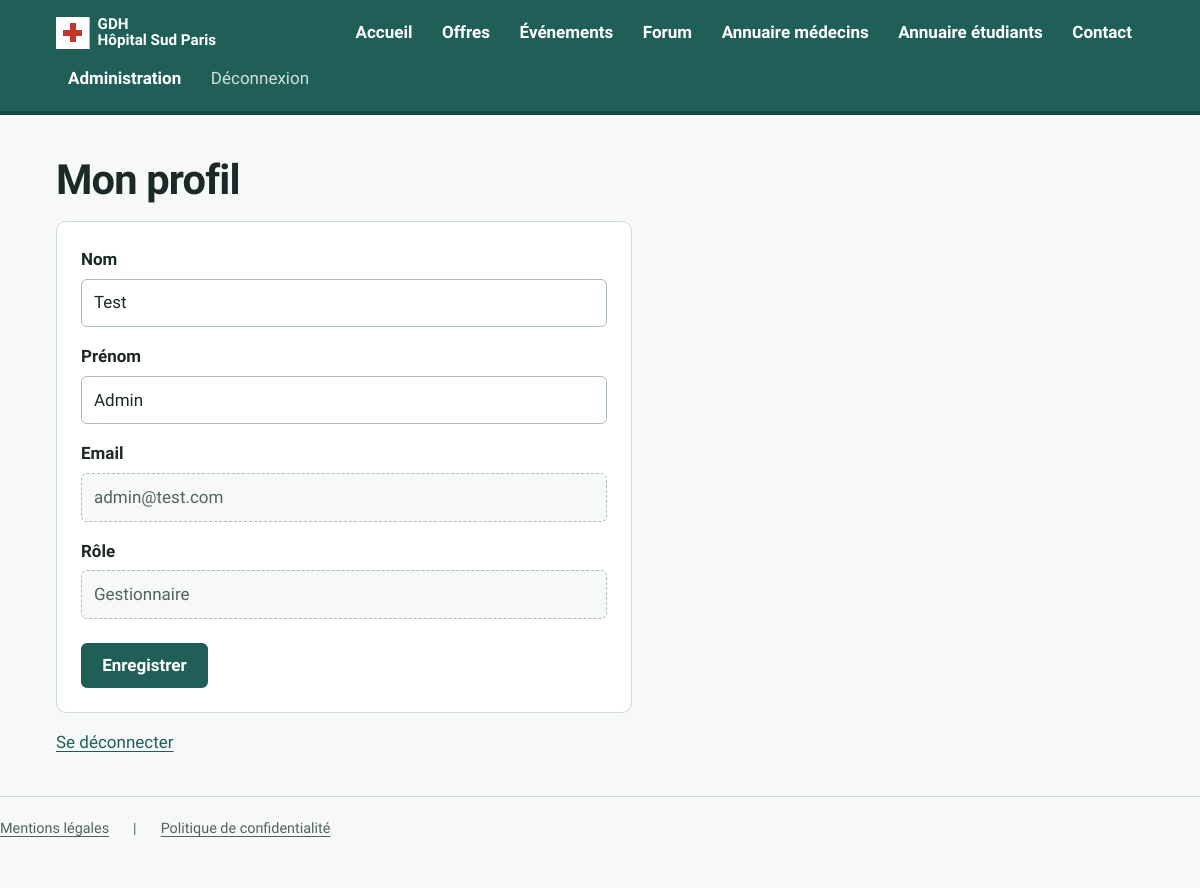
Screenshot of /pages/profil.php (signed in) with the database file from the repository.
### tables this page shows
CREATE TABLE IF NOT EXISTS `utilisateur` (
                                             `id_utilisateur` int UNSIGNED NOT NULL AUTO_INCREMENT,
                                             `nom` varchar(100) NOT NULL,
    `prenom` varchar(100) NOT NULL,
    `email` varchar(150) NOT NULL,
    `mot_de_passe` varchar(255) NOT NULL,
    `valide` tinyint(1) NOT NULL DEFAULT '0',
    `id_validateur` int UNSIGNED DEFAULT NULL,
    `date_inscription` datetime NOT NULL DEFAULT CURRENT_TIMESTAMP,
    `date_consentement` datetime DEFAULT NULL,
    `date_derniere_connexion` datetime DEFAULT NULL,
    PRIMARY KEY (`id_utilisateur`),
    UNIQUE KEY `uq_utilisateur_email` (`email`),
    KEY `fk_utilisateur_validateur` (`id_validateur`),
    KEY `idx_utilisateur_valide` (`valide`)
    );

### public/includes/config.php (called while the page is built, shortened)
<?php
spl_autoload_register(function (string $classe): void {
    $dossierSrc = __DIR__ . '/../../src/';
    foreach (['modele', 'traitement', 'repository'] as $sousDossier) {
        $fichier = $dossierSrc . $sousDossier . '/' . $classe . '.php';
        if (is_file($fichier)) {
            return;
        }
    }
});

### src/modele/Database.php (called while the page is built, shortened)
<?php
class Database
{
    private static ?PDO $connexion = null;
    public static function getConnexion(): PDO
    {
        if (self::$connexion === null) {
            $dsn = 'mysql:host=' . BDD_HOTE . ';dbname=' . BDD_NOM . ';charset=utf8mb4';
            try {
                self::$connexion = new PDO($dsn, BDD_UTILISATEUR, BDD_MOT_DE_PASSE, [
                    PDO::ATTR_ERRMODE => PDO::ERRMODE_EXCEPTION,
                    PDO::ATTR_DEFAULT_FETCH_MODE => PDO::FETCH_ASSOC,
                ]);
            } catch (PDOException $e) {
                error_log('Connexion BDD : ' . $e->getMessage());
                http_response_code(500);
                exit('Le site est momentanément indisponible. Réessaie plus tard.');
            }
        }
        return self::$connexion;
    }
}

### src/modele/Session.php (called while the page is built, shortened)
<?php
class Session
{
    public static function getIdUtilisateur(): ?int
    {
        return isset($_SESSION['id_utilisateur']) ? (int)$_SESSION['id_utilisateur'] : null;
    }
}

### src/repository/Repository.php (called while the page is built, shortened)
<?php
abstract class Repository
{
    public function __construct()
    {
        $this->pdo = Database::getConnexion();
    }
}

### src/repository/UtilisateurRepository.php (called while the page is built, shortened)
<?php
class UtilisateurRepository extends Repository
{
    private function creerObjet(array $ligne): ?NewUtilisateur
    {
        return match ($ligne['role'] ?? null) {
            'etudiant'     => new NewEtudiant($ligne),
            'medecin'      => new NewMedecin($ligne),
            'partenaire'   => new NewPartenaire($ligne),
            'gestionnaire' => new NewGestionnaire($ligne),
            default        => null,
        };
    }
    public function trouverParId(int $idUtilisateur): ?NewUtilisateur
    {
        $req = $this->pdo->prepare(self::SELECT_AVEC_ROLE . ' WHERE u.id_utilisateur = ?');
        $req->execute([$idUtilisateur]);
        $ligne = $req->fetch();
        $sqlDetails = match ($ligne['role']) {
            'etudiant' => '
                SELECT e.id_etablissement, e.formation, e.cv, et.nom AS nom_etablissement
                FROM etudiant e JOIN etablissement et ON et.id_etablissement = e.id_etablissement
                WHERE e.id_utilisateur = ?',
            'medecin' => '
                SELECT m.id_specialite, m.id_hopital, m.id_etablissement,
                       s.libelle AS specialite, h.nom AS hopital, et.nom AS nom_etablissement
                FROM medecin m
                JOIN specialite s ON s.id_specialite = m.id_specialite
                JOIN hopital h ON h.id_hopital = m.id_hopital
                LEFT JOIN etablissement et ON et.id_etablissement = m.id_etablissement
                WHERE m.id_utilisateur = ?',
            'partenaire' => '
                SELECT p.id_entreprise, p.poste, en.nom AS nom_entreprise
                FROM partenaire p JOIN entreprise en ON en.id_entreprise = p.id_entreprise
                WHERE p.id_utilisateur = ?',
            default => null,
        };
        return $this->creerObjet($ligne);
    }
}

### src/traitement/NewTraitement.php (called while the page is built, shortened)
<?php
abstract class NewTraitement
{
    public function hydrater(array $donnees): void
    {
        foreach ($donnees as $colonne => $valeur) {
            $setter = 'set' . str_replace('_', '', ucwords($colonne, '_'));
        }
    }
}

### src/traitement/NewUtilisateur.php (called while the page is built, shortened)
<?php
abstract class NewUtilisateur extends NewTraitement
{
    private string $nom = '';
    private string $prenom = '';
    private string $email = '';
    public function getNom(): string { return $this->nom; }
    public function getPrenom(): string { return $this->prenom; }
    public function getEmail(): string { return $this->email; }
    public function setNom(string $nom): void { $this->nom = $nom; }
    public function setPrenom(string $prenom): void { $this->prenom = $prenom; }
    public function setEmail(string $email): void { $this->email = $email; }
}

### src/traitement/NewGestionnaire.php (called while the page is built, shortened)
<?php
class NewGestionnaire extends NewUtilisateur
{
    public function getLibelleRole(): string { return 'Gestionnaire'; }
}

### public/pages/profil.php (the view, shortened to what this page needs)
<?php
require __DIR__ . '/../includes/config.php';
$manager = new UtilisateurRepository();
$id_utilisateur = Session::getIdUtilisateur();
$utilisateur = $manager->trouverParId($id_utilisateur);
$compte_supprime = false;
?>
<!DOCTYPE html>
<html lang="fr">
<head>
    <link rel="stylesheet" href="../assets/css/css.css">
</head>
<body>
<?php $racine = '../'; require __DIR__ . '/../includes/header.php'; ?>
<?php if ($compte_supprime): ?>
    <h1>Compte supprimé</h1>
    <p>Ton compte et toutes tes données (profil, CV, candidatures, inscriptions, messages) ont été supprimés.</p>
    <p><a href="../accueil/accueil.php">Retour à l'accueil</a></p>
<?php else: ?>
    <h1>Mon profil</h1>
    <form method="post">
        <label>Nom</label>
        <input type="text" name="nom" value="<?= htmlspecialchars($utilisateur->getNom()) ?>"><br>
        <label>Prénom</label>
        <input type="text" name="prenom" value="<?= htmlspecialchars($utilisateur->getPrenom()) ?>"><br>
        <label>Email</label>
        <input type="text" value="<?= htmlspecialchars($utilisateur->getEmail()) ?>" disabled><br>
        <label>Rôle</label>
        <input type="text" value="<?= htmlspecialchars($utilisateur->getLibelleRole()) ?>" disabled><br>
        <button type="submit">Enregistrer</button>
    </form>
    <p><a href="deconnexion.php">Se déconnecter</a></p>
    <?php require __DIR__ . '/' . $racine . 'includes/footer.php'; ?>
<?php endif; ?>
</body>
</html>

### public/assets/css/css.css (style rules this page uses)
:root { --encre: #1b2a28; --encre-douce: #52635f; --vert: #1f5f58; --vert-fonce: #164742; --celadon: #e2eeea; --papier: #f6f9f8; --blanc: #ffffff; --ligne: #cddbd7; --croix: #c4362b; --croix-fond: #fbecea; --succes: #1e6b45; --succes-fond: #e5f3ea; --alerte: #8a5a00; --alerte-fond: #fff4d6; --police: "Atkinson Hyperlegible Next", "Atkinson Hyperlegible", "Segoe UI", system-ui, -apple-system, Roboto, sans-serif; --largeur: 68rem; --lecture: 70ch; --rayon: 6px; --rayon-l: 10px; }
*, *::before, *::after { box-sizing: border-box; }
html { -webkit-text-size-adjust: 100%; }
body { margin: 0; padding: 0 0 4rem; min-height: 100vh; display: grid; grid-template-columns: minmax(1rem, 1fr) minmax(0, var(--largeur)) minmax(1rem, 1fr); align-content: start; background: var(--papier); color: var(--encre); font-family: var(--police); font-size: 1.0625rem; line-height: 1.6; }
body > * { grid-column: 2; margin: 0; min-width: 0; }
body > * + * { margin-top: 1rem; }
h1, h2, h3 { line-height: 1.2; color: var(--encre); text-wrap: balance; }
h1 { font-size: clamp(1.9rem, 1.4rem + 2vw, 2.6rem); font-weight: 800; letter-spacing: -0.02em; }
body > h1 { margin-top: 2.5rem; }
p, li { max-width: var(--lecture); }
a { color: var(--vert); text-decoration-thickness: 1px; text-underline-offset: 3px; }
button, .bouton, .btn, body > a[href$="creer.php"] { display: inline-flex; align-items: center; justify-content: center; gap: 0.4rem; padding: 0.65rem 1.2rem; border: 2px solid var(--vert); border-radius: var(--rayon); background: var(--vert); color: var(--blanc); font: inherit; font-weight: 700; line-height: 1.2; text-decoration: none; cursor: pointer; }
form:has(label) { max-width: 36rem; padding: 1.5rem; background: var(--blanc); border: 1px solid var(--ligne); border-radius: var(--rayon-l); }
form label { display: block; margin: 1rem 0 0.35rem; font-weight: 700; }
form label:first-of-type { margin-top: 0; }
input, select, textarea { font: inherit; color: var(--encre); }
input[type="text"], input[type="email"], input[type="password"], input[type="number"], input[type="date"], input[type="datetime-local"], input[type="search"], input[type="url"], input[type="file"], select, textarea { display: block; width: 100%; padding: 0.6rem 0.75rem; background: var(--blanc); border: 1px solid #a9bcb7; border-radius: var(--rayon); }
input:disabled { background: var(--papier); color: var(--encre-douce); border-style: dashed; }
form:has(label) button[type="submit"], form:has(label) button:not([type]) { margin-top: 1.5rem; }

### rows the page displays
utilisateur: nom "Test", prenom "Admin", email "admin@test.com"
